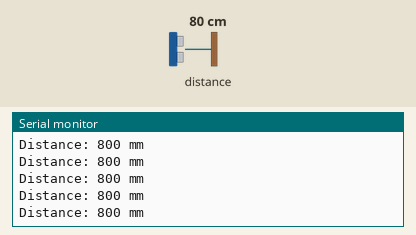
Recording of a program running on a simulated ESP32-S3. Parts: the last lines printed to the serial monitor. Inputs (shaded band) come from the test bench; at power-on: distance to the obstacle 80 cm.

Above: at 2.2 s.
2.3 s: distance to the obstacle set to 2 cm
At 2.6 s:
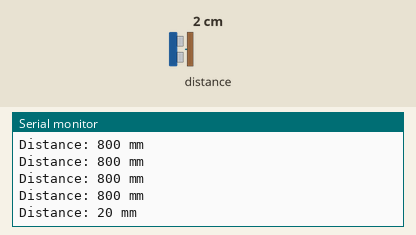
3.8 s: distance to the obstacle set to 4 cm
At 4.0 s:
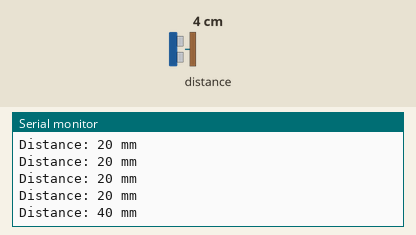
Timing chart, 0 to 6.8 s (numbered marks = the images above; inputs shaded):
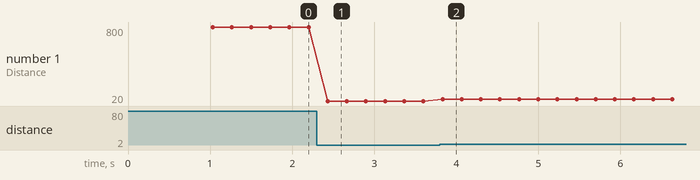

The program:

main.cpp
```cpp
#include <Arduino.h>
#include <Wire.h>
#include <VL53L0X.h>

VL53L0X sensor;

void setup() {
    Serial.begin(115200);
    delay(1000);
    Serial.println("VL53L0X Test");

    Wire.begin(8, 9);  // SDA=GPIO8, SCL=GPIO9

    sensor.setTimeout(500);
    if (!sensor.init()) {
        Serial.println("ERROR: VL53L0X not detected. Check wiring!");
        while (1) {}
    }

    sensor.startContinuous();
    Serial.println("Sensor ready. Reading distance...");
}

void loop() {
    int dist = sensor.readRangeContinuousMillimeters();
    if (sensor.timeoutOccurred()) {
        Serial.println("TIMEOUT");
    } else {
        Serial.print("Distance: ");
        Serial.print(dist);
        Serial.println(" mm");
    }
    delay(200);
}
```

Measured:
- after the input at 2.3 s, the serial monitor: prints a new line after 0.13 s (image 1)
- after the input at 3.8 s, the serial monitor: prints a new line at once (image 2)
- plotted number 1: 800 → 20 after the input at 2.3 s, 20 → 40 after the input at 3.8 s
